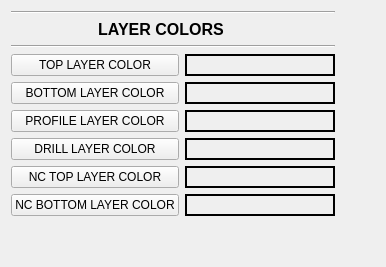
          <widget class="QWidget" name="application_settings_tab">
           <attribute name="title">
            <string>Application Settings</string>
           </attribute>
           <layout class="QGridLayout" name="gridLayout_9">
            <item row="3" column="0">
             <layout class="QGridLayout" name="gridLayout_12">
              <item row="0" column="0">
               <widget class="QPushButton" name="top_layer_color_pb">
                <property name="text">
                 <string>TOP LAYER COLOR</string>
                </property>
               </widget>
              </item>
              <item row="1" column="0">
               <widget class="QPushButton" name="bottom_layer_color_pb">
                <property name="text">
                 <string>BOTTOM LAYER COLOR</string>
                </property>
               </widget>
              </item>
              <item row="1" column="1">
               <widget class="QLabel" name="bottom_layer_color_la">
                <property name="minimumSize">
                 <size>
                  <width>150</width>
                  <height>0</height>
                 </size>
                </property>
                <property name="frameShape">
                 <enum>QFrame::WinPanel</enum>
                </property>
                <property name="text">
                 <string/>
                </property>
               </widget>
              </item>
              <item row="3" column="0">
               <widget class="QPushButton" name="drill_layer_color_pb">
                <property name="text">
                 <string>DRILL LAYER COLOR</string>
                </property>
               </widget>
              </item>
              <item row="4" column="0">
               <widget class="QPushButton" name="nc_top_layer_color_pb">
                <property name="text">
                 <string>NC TOP LAYER COLOR</string>
                </property>
               </widget>
              </item>
              <item row="0" column="1">
               <widget class="QLabel" name="top_layer_color_la">
                <property name="minimumSize">
                 <size>
                  <width>150</width>
                  <height>0</height>
                 </size>
                </property>
                <property name="frameShape">
                 <enum>QFrame::WinPanel</enum>
                </property>
                <property name="text">
                 <string/>
                </property>
               </widget>
              </item>
              <item row="2" column="0">
               <widget class="QPushButton" name="profile_layer_color_pb">
                <property name="text">
                 <string>PROFILE LAYER COLOR</string>
                </property>
               </widget>
              </item>
              <item row="5" column="0">
               <widget class="QPushButton" name="nc_bottom_layer_color_pb">
                <property name="text">
                 <string>NC BOTTOM LAYER COLOR</string>
                </property>
               </widget>
              </item>
              <item row="2" column="1">
               <widget class="QLabel" name="profile_layer_color_la">
                <property name="minimumSize">
                 <size>
                  <width>150</width>
                  <height>0</height>
                 </size>
                </property>
                <property name="frameShape">
                 <enum>QFrame::WinPanel</enum>
                </property>
                <property name="text">
                 <string/>
                </property>
               </widget>
              </item>
              <item row="3" column="1">
               <widget class="QLabel" name="drill_layer_color_la">
                <property name="minimumSize">
                 <size>
                  <width>150</width>
                  <height>0</height>
                 </size>
                </property>
                <property name="frameShape">
                 <enum>QFrame::WinPanel</enum>
                </property>
                <property name="text">
                 <string/>
                </property>
               </widget>
              </item>
              <item row="4" column="1">
               <widget class="QLabel" name="nc_top_layer_color_la">
                <property name="minimumSize">
                 <size>
                  <width>150</width>
                  <height>0</height>
                 </size>
                </property>
                <property name="frameShape">
                 <enum>QFrame::WinPanel</enum>
                </property>
                <property name="text">
                 <string/>
                </property>
               </widget>
              </item>
              <item row="5" column="1">
               <widget class="QLabel" name="nc_bottom_layer_color_la">
                <property name="minimumSize">
                 <size>
                  <width>150</width>
                  <height>0</height>
                 </size>
                </property>
                <property name="frameShape">
                 <enum>QFrame::WinPanel</enum>
                </property>
                <property name="text">
                 <string/>
                </property>
               </widget>
              </item>
             </layout>
            </item>
            <item row="2" column="0">
             <widget class="Line" name="line_17">
              <property name="orientation">
               <enum>Qt::Horizontal</enum>
              </property>
             </widget>
            </item>
            <item row="4" column="0">
             <spacer name="verticalSpacer_2">
              <property name="orientation">
               <enum>Qt::Vertical</enum>
              </property>
              <property name="sizeHint" stdset="0">
               <size>
                <width>20</width>
                <height>40</height>
               </size>
              </property>
             </spacer>
            </item>
            <item row="1" column="0">
             <widget class="QLabel" name="layer_colors_section_la">
              <property name="sizePolicy">
               <sizepolicy hsizetype="Fixed" vsizetype="Fixed">
                <horstretch>0</horstretch>
                <verstretch>0</verstretch>
               </sizepolicy>
              </property>
              <property name="minimumSize">
               <size>
                <width>210</width>
                <height>0</height>
               </size>
              </property>
              <property name="maximumSize">
               <size>
                <width>300</width>
                <height>20</height>
               </size>
              </property>
              <property name="font">
               <font>
                <pointsize>12</pointsize>
                <weight>75</weight>
                <bold>true</bold>
               </font>
              </property>
              <property name="text">
               <string>LAYER COLORS</string>
              </property>
              <property name="alignment">
               <set>Qt::AlignCenter</set>
              </property>
             </widget>
            </item>
            <item row="3" column="1">
             <spacer name="horizontalSpacer_3">
              <property name="orientation">
               <enum>Qt::Horizontal</enum>
              </property>
              <property name="sizeHint" stdset="0">
               <size>
                <width>40</width>
                <height>20</height>
               </size>
              </property>
             </spacer>
            </item>
            <item row="0" column="0">
             <widget class="Line" name="line_18">
              <property name="orientation">
               <enum>Qt::Horizontal</enum>
              </property>
             </widget>
            </item>
           </layout>
          </widget>
